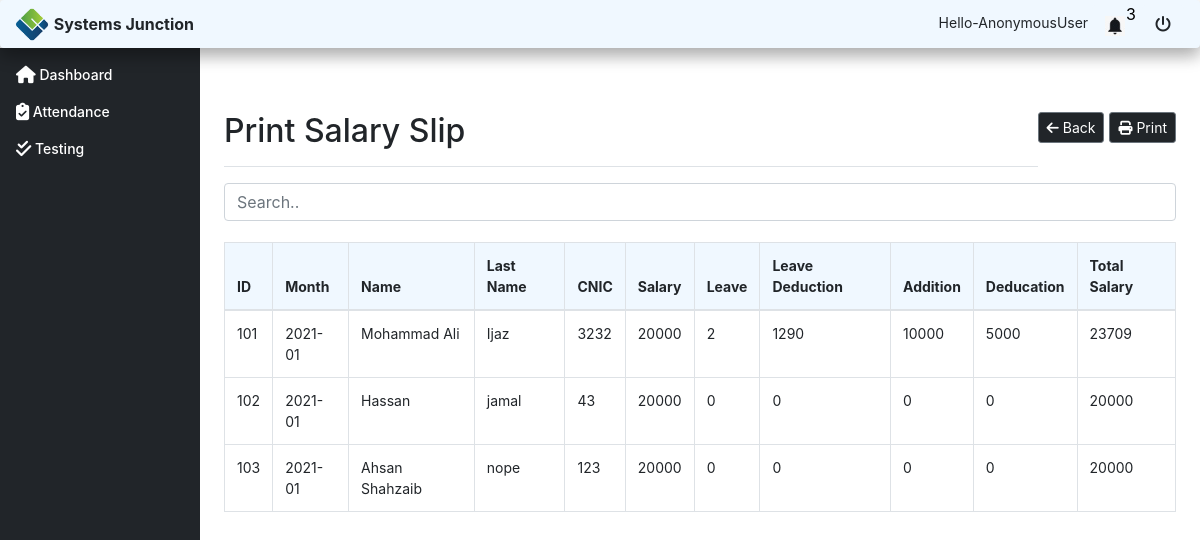
Page /employee/salaryprint on the committed database.
### employee/models.py (models this page shows, shortened)
class EmployeeSalaryCalculations(models.Model):
    emp = models.ForeignKey(Employee, on_delete=CASCADE, default=None)
    leaves = models.TextField(max_length=50, blank=True, default=None)
    leaveDeduction = models.IntegerField(max_length=51, )
    addition = models.IntegerField(max_length=50, default=0)
    deducation = models.IntegerField(max_length=50, default=0)
    total = models.IntegerField(max_length=50)
    salarysheet = models.ForeignKey(SalarySheet, on_delete=CASCADE)

class SalarySheet(models.Model):
    month = models.TextField(max_length=20, blank=True, default=None)

class Employee(models.Model):
    boolChoice = (
        ("Male", "Male"), ("Female", "Female"))
    name = models.CharField(max_length=50)
    fname = models.TextField(max_length=50)
    CNIC = models.IntegerField(max_length=11)
    age = models.IntegerField(max_length=5)
    joiningdate = models.DateTimeField(max_length=20, blank=True, default=None)
    gender = models.CharField(max_length=10, choices=boolChoice)
    profile_pic = models.ImageField(default='place.png')
    salary = models.IntegerField(default=None)
    education = models.ManyToManyField(EmployeeEducation, default=None)
    experience = models.ManyToManyField(EmployeeExperience, default=None)
    skills = models.ManyToManyField(EmployeeSkills, default=None)

### employee/views.py (the view)
# urls.py: path('salaryprint',views.salaryprint,name='salaryprint'),
def salaryprint(request):
    employee = Employee.objects.all()
    employeecal = EmployeeSalaryCalculations.objects.all()
    prob = getProbations()
    count = prob.count()
    return render(request, 'employee/Salary_Print_view.html', {'employee': employee, 'employeecal': employeecal,'prob':prob,'count':count})

### dashboard/views.py (called while the page is built)
def getProbations():
    now = datetime.datetime.now()
    past = now - datetime.timedelta(days=90)
    employees = Employee.objects.filter(joiningdate__lte=past)
    return employees

### employee/templates/employee/Salary_Print_view.html (shortened to what this page needs)
{% extends 'basetemplate.html' %}
{% block content %}
    <main role="main" class="col-md-9 ml-sm-auto col-lg-10 pt-3 px-4">
        <a  href="{% url 'employee:salaryprint1' %}"  target="_blank" class="btn btn-sm btn-outline-secondary" style="float: right;background-color: #212529; color: white"><i class="fas fa-print" ></i> Print</a>
        <a href="{% url 'employee:salarysheet' %}" class="btn btn-sm btn-outline-secondary" style="float: right;margin-right: 5px; background-color: #212529; color: white" > <i class="fas fa-arrow-left"></i>  Back</a>
        <div class="d-flex justify-content-between flex-wrap flex-md-nowrap align-items-center pb-2 mb-3 border-bottom">
            <h1 class="h2">Print Salary Slip </h1>
        </div>
        <input class="form-control" id="myInput" type="text" placeholder="Search.."><br>
        <div class="table-responsive-lg">
            <table class="table table-bordered " style="background-color: white">
                <thead class="thead" style="background-color: #F0F8FF">
                <tr style="color: #212529">
                    <th>ID</th>
                    <th>Month</th>
                    <th>Name</th>
                    <th>Last Name</th>
                    <th>CNIC</th>
                    <th>Salary</th>
                    <th>Leave</th>
                    <th>Leave Deduction</th>
                    <th>Addition</th>
                    <th>Deducation</th>
                    <th>Total Salary</th>
                </tr>
                </thead>
                <tbody id="myTable">
                {% for employee in employeecal %}
                    <tr>
                        <td>{{ employee.id }}</td>
                        <td>{{ employee.salarysheet.month }}</td>
                        <td>{{ employee.emp.name }}</td>
                        <td>{{ employee.emp.fname }}</td>
                        <td>{{ employee.emp.CNIC }}</td>
                        <td>{{ employee.emp.salary }}</td>
                        <td>{{ employee.leaves }}</td>
                        <td>{{ employee.leaveDeduction }}</td>
                        <td>{{ employee.addition }}</td>
                        <td>{{ employee.deducation }}</td>
                        <td>{{ employee.total }}</td>
                    </tr>
                {% endfor %}
                </tbody>
            </table>
        </div>
    </main>
{% endblock %}

### assets/dashboard.css (style rules this page uses)
body { font-size: .875rem; }
.border-bottom { border-bottom: 1px solid #e5e5e5; }

### rows in the picture
EmployeeSalaryCalculations: id "101", salarysheet.month "2021-01", emp.name "Mohammad Ali", emp.fname "Ijaz", emp.CNIC "3232", emp.salary "20000", leaves "2", leaveDeduction "1290", addition "10000", deducation "5000", total "23709"
EmployeeSalaryCalculations: id "102", salarysheet.month "2021-01", emp.name "Hassan", emp.fname "jamal", emp.CNIC "43", emp.salary "20000", leaves "0", leaveDeduction "0", addition "0", deducation "0", total "20000"
EmployeeSalaryCalculations: id "103", salarysheet.month "2021-01", emp.name "Ahsan Shahzaib", emp.fname "nope", emp.CNIC "123", emp.salary "20000", leaves "0", leaveDeduction "0", addition "0", deducation "0", total "20000"

### other values in the picture
{{ request.user }} "AnonymousUser"
{{ prob.count }} "3"
